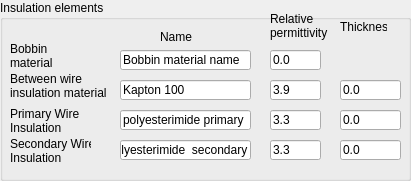
        <widget class="QGroupBox" name="InsulationGroup">
         <property name="geometry">
          <rect>
           <x>650</x>
           <y>10</y>
           <width>411</width>
           <height>181</height>
          </rect>
         </property>
         <property name="title">
          <string>Insulation elements</string>
         </property>
         <widget class="QLineEdit" name="SecondaryWireInsulationThicknessValue">
          <property name="geometry">
           <rect>
            <x>340</x>
            <y>140</y>
            <width>61</width>
            <height>20</height>
           </rect>
          </property>
          <property name="text">
           <string>0.0</string>
          </property>
         </widget>
         <widget class="QLabel" name="RelativePermittivityLabel">
          <property name="geometry">
           <rect>
            <x>270</x>
            <y>10</y>
            <width>61</width>
            <height>31</height>
           </rect>
          </property>
          <property name="text">
           <string>Relative
permittivity</string>
          </property>
         </widget>
         <widget class="QLabel" name="PrimaryWireInsulationLabel_2">
          <property name="geometry">
           <rect>
            <x>10</x>
            <y>100</y>
            <width>71</width>
            <height>41</height>
           </rect>
          </property>
          <property name="text">
           <string>Primary Wire
Insulation</string>
          </property>
         </widget>
         <widget class="QLabel" name="BobbinMaterialLabel">
          <property name="geometry">
           <rect>
            <x>10</x>
            <y>40</y>
            <width>71</width>
            <height>31</height>
           </rect>
          </property>
          <property name="text">
           <string>Bobbin
material</string>
          </property>
         </widget>
         <widget class="QLineEdit" name="SecondaryWireInsulationMaterialPermittivityValue">
          <property name="geometry">
           <rect>
            <x>270</x>
            <y>140</y>
            <width>51</width>
            <height>20</height>
           </rect>
          </property>
          <property name="text">
           <string>3.3</string>
          </property>
         </widget>
         <widget class="QLabel" name="ThicknessLabel">
          <property name="geometry">
           <rect>
            <x>340</x>
            <y>20</y>
            <width>47</width>
            <height>13</height>
           </rect>
          </property>
          <property name="text">
           <string>Thickness</string>
          </property>
         </widget>
         <widget class="QLineEdit" name="BetweenWireLayerInsulationThicknessValue">
          <property name="geometry">
           <rect>
            <x>340</x>
            <y>80</y>
            <width>61</width>
            <height>20</height>
           </rect>
          </property>
          <property name="text">
           <string>0.0</string>
          </property>
         </widget>
         <widget class="QLabel" name="SecondaryWireInsulationLabel_2">
          <property name="geometry">
           <rect>
            <x>10</x>
            <y>130</y>
            <width>81</width>
            <height>41</height>
           </rect>
          </property>
          <property name="text">
           <string>Secondary Wire
Insulation</string>
          </property>
         </widget>
         <widget class="QLabel" name="NameLabel">
          <property name="geometry">
           <rect>
            <x>160</x>
            <y>30</y>
            <width>47</width>
            <height>13</height>
           </rect>
          </property>
          <property name="text">
           <string>Name</string>
          </property>
         </widget>
         <widget class="QLineEdit" name="PrimaryWireInsulationMaterialPermittivityValue">
          <property name="geometry">
           <rect>
            <x>270</x>
            <y>110</y>
            <width>51</width>
            <height>20</height>
           </rect>
          </property>
          <property name="text">
           <string>3.3</string>
          </property>
         </widget>
         <widget class="QLineEdit" name="BobbinMaterialValue">
          <property name="geometry">
           <rect>
            <x>120</x>
            <y>50</y>
            <width>131</width>
            <height>20</height>
           </rect>
          </property>
          <property name="text">
           <string>Bobbin material name</string>
          </property>
         </widget>
         <widget class="QLineEdit" name="BetweenWireLayerInsulationMaterialValue">
          <property name="geometry">
           <rect>
            <x>120</x>
            <y>80</y>
            <width>131</width>
            <height>20</height>
           </rect>
          </property>
          <property name="text">
           <string>Kapton 100</string>
          </property>
         </widget>
         <widget class="QLineEdit" name="BetweenWireLayerInsulationMaterialPermittivityValue">
          <property name="geometry">
           <rect>
            <x>270</x>
            <y>80</y>
            <width>51</width>
            <height>20</height>
           </rect>
          </property>
          <property name="text">
           <string>3.9</string>
          </property>
         </widget>
         <widget class="QLineEdit" name="PrimaryWireInsulationThicknessValue">
          <property name="geometry">
           <rect>
            <x>340</x>
            <y>110</y>
            <width>61</width>
            <height>20</height>
           </rect>
          </property>
          <property name="text">
           <string>0.0</string>
          </property>
         </widget>
         <widget class="QLabel" name="BetweenWireInsulationMaterialLabel">
          <property name="geometry">
           <rect>
            <x>10</x>
            <y>70</y>
            <width>101</width>
            <height>31</height>
           </rect>
          </property>
          <property name="text">
           <string>Between wire
insulation material</string>
          </property>
         </widget>
         <widget class="QLineEdit" name="BobbinMaterialPermittivityValue">
          <property name="geometry">
           <rect>
            <x>270</x>
            <y>50</y>
            <width>51</width>
            <height>20</height>
           </rect>
          </property>
          <property name="text">
           <string>0.0</string>
          </property>
         </widget>
         <widget class="QLineEdit" name="PrimaryWireInsulationNameValue">
          <property name="geometry">
           <rect>
            <x>120</x>
            <y>110</y>
            <width>131</width>
            <height>20</height>
           </rect>
          </property>
          <property name="text">
           <string>polyesterimide primary</string>
          </property>
         </widget>
         <widget class="QLineEdit" name="SecondaryWireInsulationNameValue">
          <property name="geometry">
           <rect>
            <x>120</x>
            <y>140</y>
            <width>131</width>
            <height>20</height>
           </rect>
          </property>
          <property name="text">
           <string>polyesterimide  secondary</string>
          </property>
         </widget>
        </widget>
